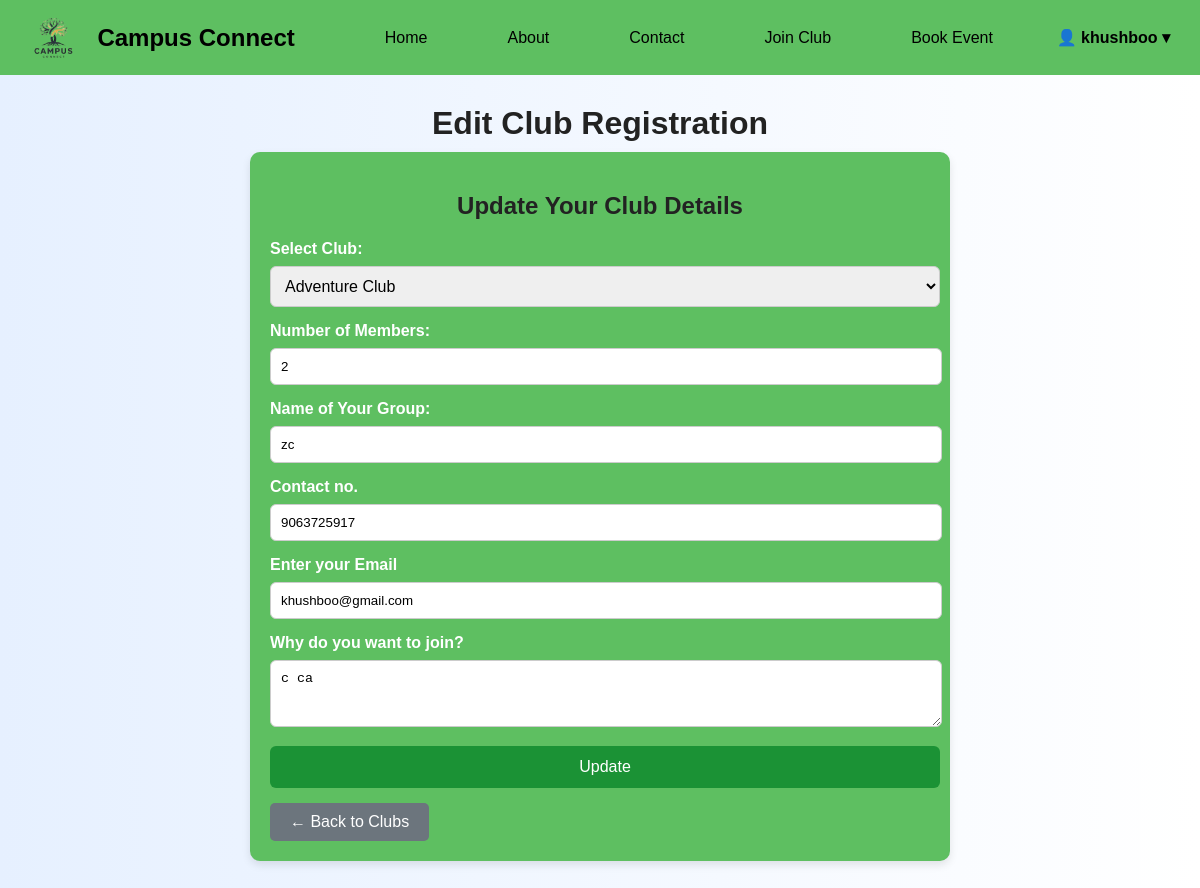
/edit_club/37 (signed in), run on the app's committed database.
### tables this page shows
CREATE TABLE club_members (
    id INTEGER PRIMARY KEY AUTOINCREMENT,
    username TEXT NOT NULL,
    club TEXT NOT NULL,
    members INTEGER NOT NULL,
    group_name TEXT NOT NULL,
    reason TEXT,
    joined_at TIMESTAMP DEFAULT CURRENT_TIMESTAMP
, contact TEXT, email TEXT);

### app.py (the view, shortened to what this page needs)
@app.route('/edit_club/<int:id>', methods=['GET', 'POST'])
@login_required
def edit_club(id):
    username = session.get('user')
    conn = get_db_connection()
    group = conn.execute("SELECT * FROM club_members WHERE id=? AND username=?", (id, username)).fetchone()
    conn.close()
    if not group:
        flash("Group not found.", "danger")
        return redirect(url_for('join_club'))
    return render_template('edit_club.html', user=username, group=group)

### app.py (called while the page is built)
def get_db_connection():
    conn = sqlite3.connect(DB_PATH)
    conn.row_factory = sqlite3.Row
    return conn

def login_required(f):
    @wraps(f)
    def decorated_function(*args, **kwargs):
        if 'user' not in session:
            return redirect(url_for('login', next=request.path))
        return f(*args, **kwargs)
    return decorated_function

### templates/edit_club.html (shortened to what this page needs)
<!DOCTYPE html>
<html lang="en">
<head>
</head>
<body>
    <div class="navbar">
  <img src="{{ url_for('static', filename='images/logo.png') }}" style="height:45px; margin-right:10px;">
  <h2>Campus Connect</h2>
  <a href="{{ url_for('index') }}">Home</a>
  <a href="{{ url_for('about') }}">About</a>
  <a href="{{ url_for('contact') }}">Contact</a>
  <a href="{{ url_for('join_club') }}">Join Club</a>
  <a href="{{ url_for('book_event') }}">Book Event</a>
  {% if user %}
  <div class="user-section" id="userMenu">
    <span class="user-toggle">👤 {{ user }} &#9662;</span>
  </div>
  {% else %}
    <a href="{{ url_for('login') }}" class="login-btn">Login/Register</a>
  {% endif %}
</div>
  <div class="container">
    <h1>Edit Club Registration</h1>
    <div class="form-container">
      <h2>Update Your Club Details</h2>
      <form method="POST">
        <label for="club">Select Club:</label>
        <select name="club" id="club" required>
          <option value="Adventure" {% if group['club'] == 'Adventure' %}selected{% endif %}>Adventure Club</option>
        </select>
        <label for="members">Number of Members:</label>
        <input type="number" name="members" id="members" value="{{ group['members'] }}" required>
        <label for="group_name">Name of Your Group:</label>
        <input type="text" name="group_name" id="group_name" value="{{ group['group_name'] }}" required>
        <label for="contact">Contact no.</label>
        <input type="text" name="contact" id="contact" value="{{ group['contact'] }}" required>
        <label for="email">Enter your Email</label>
        <input type="text" name="email" id="email" value="{{ group['email'] }}" required>
        <label for="reason">Why do you want to join?</label>
        <textarea name="reason" id="reason" rows="3" required>{{ group['reason'] }}</textarea>
        <button type="submit">Update</button>
      </form>
      <a href="{{ url_for('join_club') }}" class="btn-back">← Back to Clubs</a>
    </div>
  </div>
</body>
</html>

### templates/edit_club.html (style rules this page uses)
body { margin: 0; font-family: Arial, sans-serif; background: linear-gradient(to right, #e6f0ff, #ffffff); }
.navbar { display: flex; align-items: center; background-color: rgb(94, 191, 97); padding: 15px 30px; font-family: Arial, sans-serif; }
.navbar h2 { margin: 0 30px 0 10px; color: black; font-weight: bold; }
.navbar a { text-decoration: none; color: black; margin: 0 20px; font-weight: 500; margin-left: 60px; }
.user-section { position: relative; margin-left: auto; cursor: pointer; font-weight: bold; color: black; }
#club { width:670px; font-size: 16px; }
.container { text-align:center; margin:30px auto; max-width:700px; }
.container h1 { font-size:32px; margin-bottom:10px; color:#222; }
.form-container { background:rgb(94, 191, 97); padding:20px; border-radius:10px; box-shadow:0 4px 8px rgba(0,0,0,0.1); text-align:left; }
.form-container h2 { margin-bottom:20px; color:#222; text-align:center; }
label { display:block; margin-bottom:8px; font-weight:bold; color:#fff; }
select, input, textarea { width:650px; padding:10px; margin-bottom:15px; border:1px solid #ccc; border-radius:6px; }
.form-container button { width:670px; padding:12px; border:none; background:#1b9235; color:white; border-radius:6px; font-size:16px; cursor:pointer; }
.btn-back { display:inline-block; margin-top:15px; padding:10px 20px; background:#6c757d; color:white; border-radius:5px; text-decoration:none; }

### data on the page
club_members: username "khushboo", club "Adventure Club", members "2", group_name "zc", contact "9063725917", email "khushboo@gmail.com", reason "c ca"
